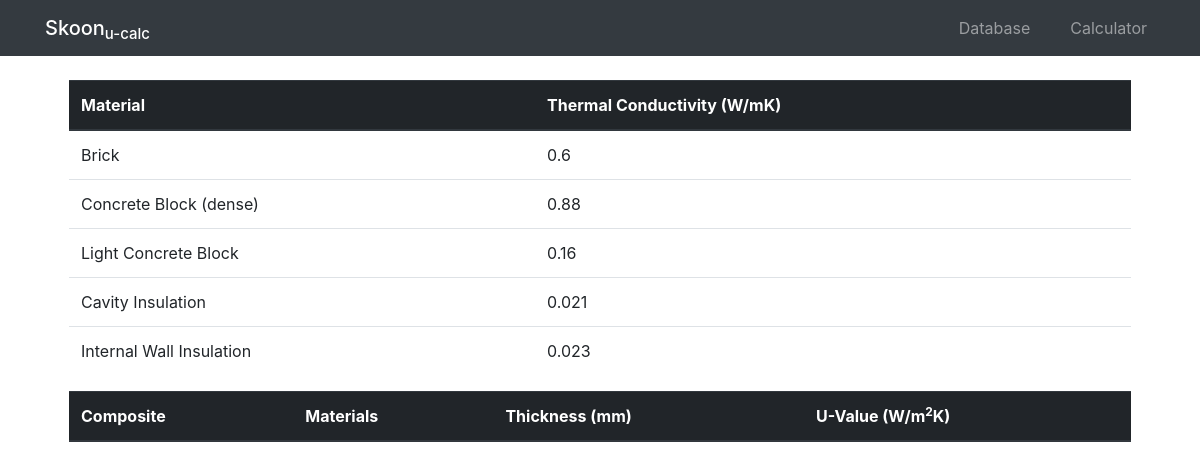
The page / on the database its author committed.
### UCalculator/models.py (models this page shows, shortened)
class Material(models.Model):
    name = models.CharField(max_length=30, unique=True)
    thermal_conductivity = models.FloatField(max_length=10)

### UCalculator/views.py (the view)
# urls.py: 2. Add a URL to urlpatterns:  path('', views.home, name='home')
def home(request):
    materials = Material.objects.all()
    context = { 'materials': materials }
    return render(request, 'home.html', context)

### templates/home.html (shortened to what this page needs)
{% extends 'base.html' %}
{% block content %}
  <table class="table">
    <thead class="thead-dark">
      <tr>
        <th>Material</th>
        <th>Thermal Conductivity (W/mK)</th>
      </tr>
    </thead>
    <tbody>
      {% for material in materials %}
        <tr>
          <td>
            {{ material.name }}
          </td>
          <td class="align-middle">
            {{material.thermal_conductivity}}
          </td>
        </tr>
      {% endfor %}
    </tbody>
  </table>
  <table class="table">
    <thead class="thead-dark">
      <tr>
        <th>Composite</th>
        <th>Materials</th>
        <th>Thickness (mm)</th>
        <th>U-Value (W/m<sup>2</sup>K)</th>
      </tr>
    </thead>
  </table>
</div>
{% endblock %}

### rows shown on the page
Material: name "Brick", thermal_conductivity "0.6"
Material: name "Concrete Block (dense)", thermal_conductivity "0.88"
Material: name "Light Concrete Block", thermal_conductivity "0.16"
Material: name "Cavity Insulation", thermal_conductivity "0.021"
Material: name "Internal Wall Insulation", thermal_conductivity "0.023"
